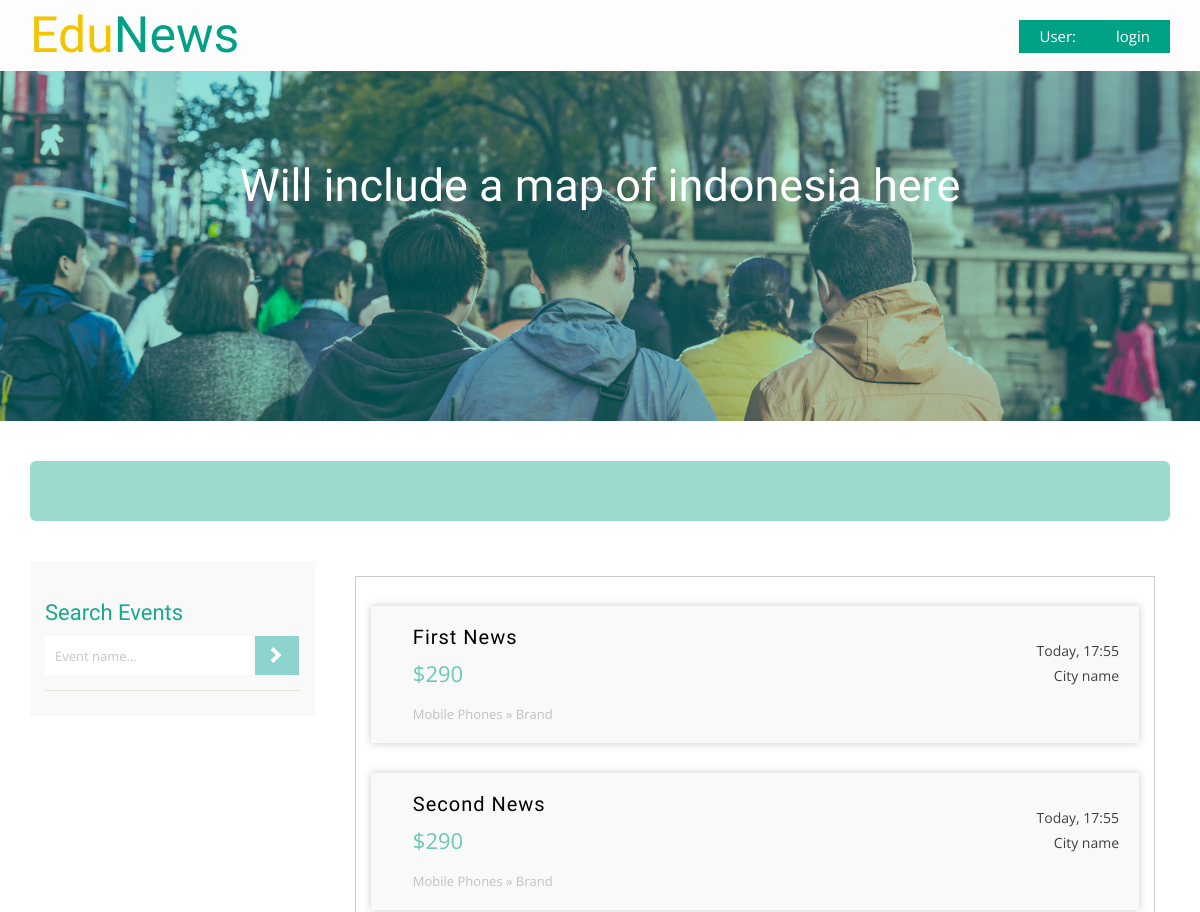
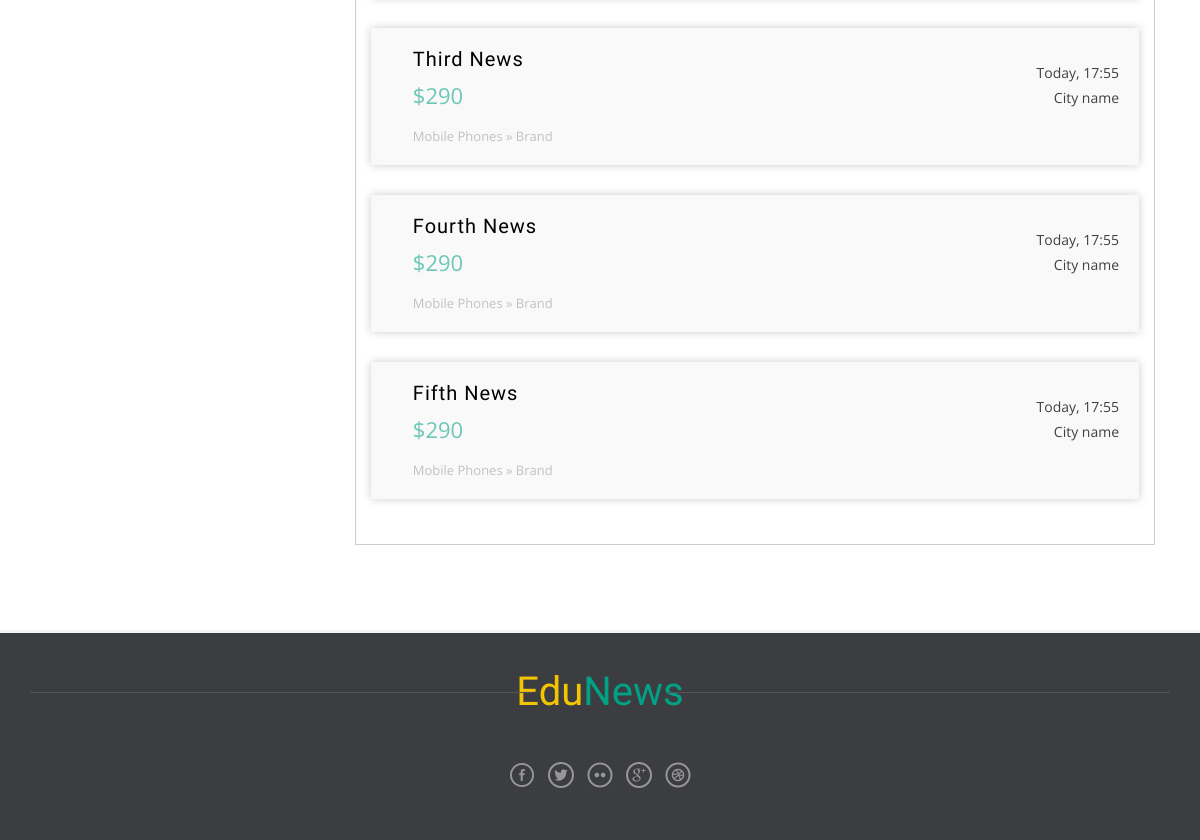
The app's page /news/?page=2, older data (2 pictures, top to bottom).
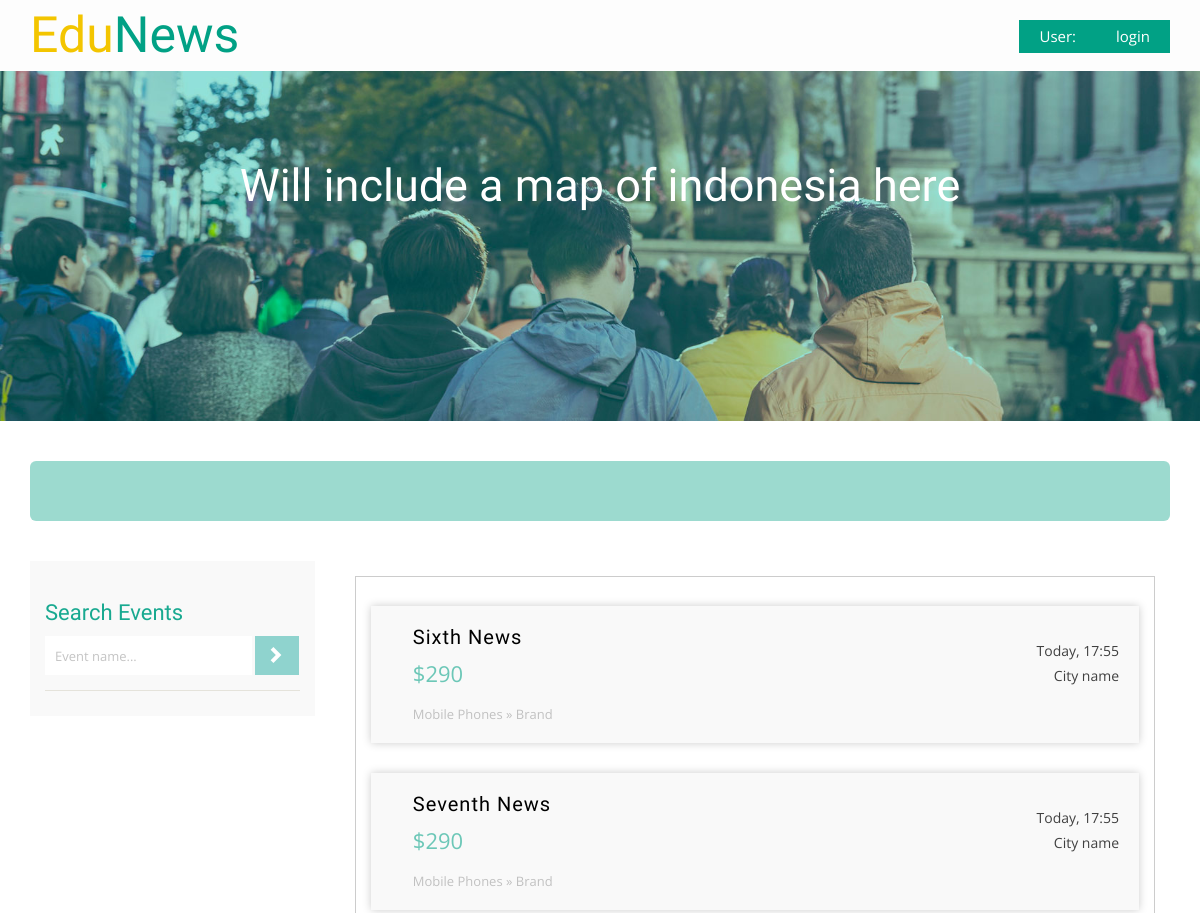
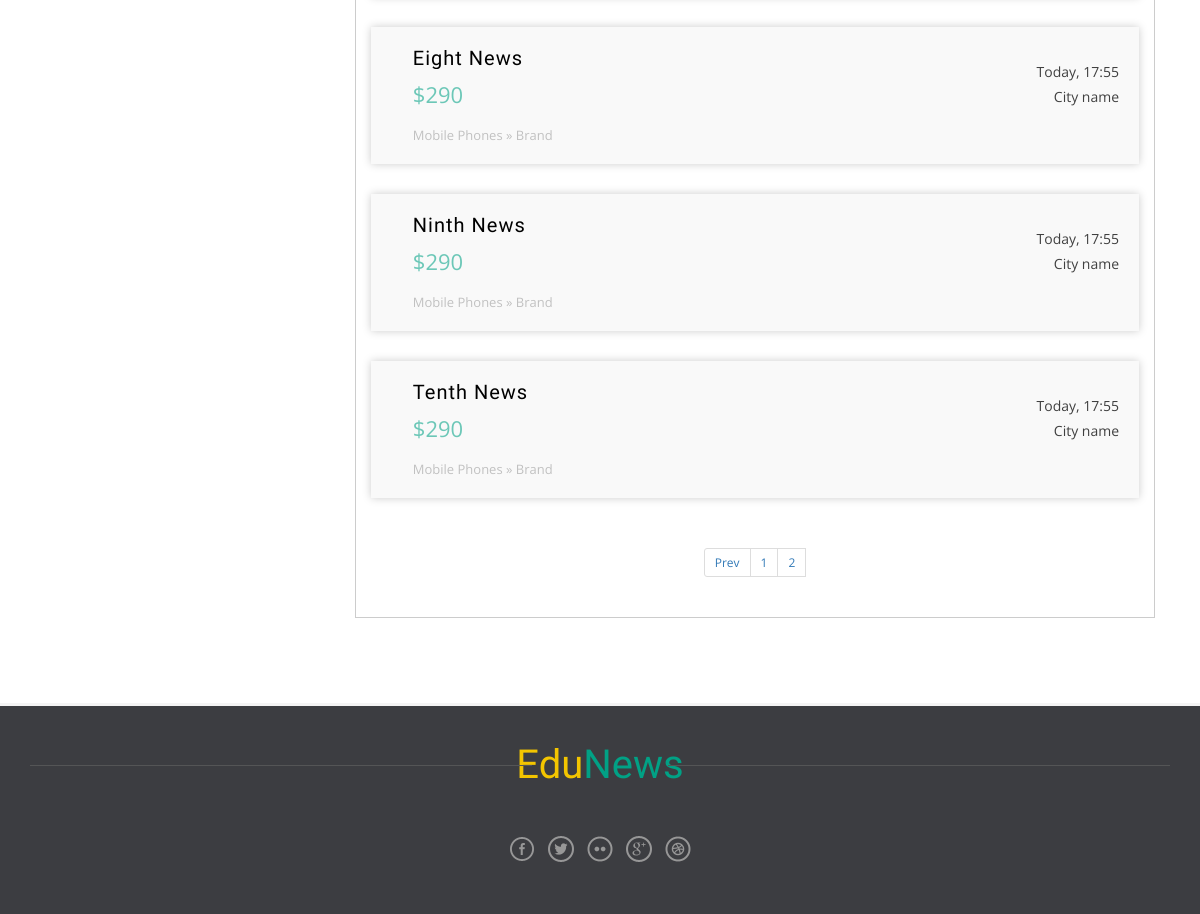
The same page, newer data (2 pictures, top to bottom).
### news/models.py (models this page shows, shortened)
class News(models.Model):
    title       =   models.CharField(max_length=120)
    description =   models.TextField(blank=True, null=True)
    slug        =   models.SlugField(blank=True, null=True)
    class Meta:
        verbose_name_plural = "news"

### news/views.py (the view)
# urls.py: path('', news_list, name='news_list'),
def news_list(request):
    queryset = News.objects.all()
    paginator = Paginator(queryset, 5)
    page_number = request.GET.get('page')
    queryset = paginator.get_page(page_number)
    context = {
       'object_list': queryset
    }
    return render(request, 'news_list.html', context)

### news/templates/news_list.html (shortened to what this page needs)
{% extends 'base.html' %}
{% block body %}
<div class="total-ads main-grid-border">
    <div class="container">
        <div class="select-box">
        </div>
        <div class="ads-grid">
            <div class="side-bar col-md-3">
                <div class="search-hotel">
                    <h3 class="sear-head">Search Events</h3>
                    <form>
                        <input type="text" value="Event name..." onfocus="this.value = '';" onblur="if (this.value == '') {this.value = 'Event name...';}" required="">
                        <input type="submit" value=" ">
                    </form>
                </div>
            </div>
            <div class="ads-display col-md-9">
                <div class="wrapper">
                    <div class="bs-example bs-example-tabs" role="tabpanel" data-example-id="togglable-tabs">
                        <div id="myTabContent" class="tab-content">
                            <div role="tabpanel" class="tab-pane fade in active" id="home" aria-labelledby="home-tab">
                                <div>
                                    <div id="container">
                                        <ul class="list">
                                            {% for object in object_list %}
                                                <a href="single.html">
                                                    <li>
                                                        <section class="list-left">
                                                            <h5 class="title">{{object.title}}</h5>
                                                            <span class="adprice">$290</span>
                                                            <p class="catpath">Mobile Phones » Brand</p>
                                                        </section>
                                                        <section class="list-right">
                                                            <span class="date">Today, 17:55</span>
                                                            <span class="cityname">City name</span>
                                                        </section>
                                                        <div class="clearfix"></div>
                                                    </li>
                                                </a>
                                            {% endfor %}
                                        </ul>
                                    </div>
                                </div>
                            </div>
                            <center>
                                {% if object_list.has_other_pages %}
                                    <ul class="pagination pagination-sm">
                                        {% if object_list.has_previous %}
                                            <li><a href="?page={{ object_list.previous_page_number }}">Prev</a></li>
                                        {% else %}
                                            <li class="disabled"></li>
                                        {% endif %}
                                        {% for pages in object_list.paginator.page_range %}
                                            {% if object_list.number == pages %}
                                                <li><a href="#">{{pages}}</a></li>
                                            {% else %}
                                                <li><a href="?page={{pages}}">{{pages}}</a></li>
                                            {% endif %}
                                        {% endfor %}
                                    </ul>
                                {% endif %}
                            </center>
                        </div>
                    </div>
                </div>
            </div>
        </div>
    </div>
</div>
{% endblock %}

### templates/base.html (shortened to what this page needs)
{% load static %}
<!DOCTYPE html>
<html>
<head>
<link rel="stylesheet" href="{% static 'css/bootstrap.min.css' %}">
<link rel="stylesheet" href="{% static 'css/bootstrap-select.css' %}">
<link href="{% static 'css/style.css' %}" rel="stylesheet" type="text/css" media="all" />
<link rel="stylesheet" href="{% static 'css/flexslider.css' %}" type="text/css" media="screen" />
<link rel="stylesheet" href="{% static 'css/font-awesome.min.css' %}" />
<link href="{% static 'css/jquery.uls.css' %}" rel="stylesheet"/>
<link href="{% static 'css/jquery.uls.grid.css' %}" rel="stylesheet"/>
<link href="{% static 'css/jquery.uls.lcd.css' %}" rel="stylesheet"/>
</head>
<body>
	<div class="header">
		<div class="container">
			<div class="logo">
				<a href="index.html"><span>Edu</span>News</a>
			</div>
			<div class="header-right">
			<a class="account" href="/accounts/logout">User: {{user.username}}</a>
			{% if user.username == '' %}
				<a class="account" href="/accounts/login">login</a>
			{% else %}
				<a class="account" href="/accounts/logout">logout</a>
			{% endif %}
			</div>
		</div>
	</div>
	<div class="main-banner banner text-center">
	  <div class="container">
			<h1>Will include a map of indonesia here</h1>
	  </div>
	</div>
			{% block body %}
			{% endblock body %}
		<footer>
			<div class="footer-bottom text-center">
			<div class="container">
				<div class="footer-logo">
					<a href="/news"><span>Edu</span>News</a>
				</div>
				<div class="footer-social-icons">
					<ul>
						<li><a class="facebook" href="#"><span>Facebook</span></a></li>
						<li><a class="twitter" href="#"><span>Twitter</span></a></li>
						<li><a class="flickr" href="#"><span>Flickr</span></a></li>
						<li><a class="googleplus" href="#"><span>Google+</span></a></li>
						<li><a class="dribbble" href="#"><span>Dribbble</span></a></li>
					</ul>
				</div>
			</div>
		</div>
		</footer>
</body>
</html>

Row changes from the older to the newer data that the page shows:
no longer on this page (row unchanged): News: title "First News"
no longer on this page (row unchanged): News: title "Second News"
no longer on this page (row unchanged): News: title "Third News"
no longer on this page (row unchanged): News: title "Fourth News"
no longer on this page (row unchanged): News: title "Fifth News"
added News: title "Sixth News"
added News: title "Seventh News"
added News: title "Eight News"
added News: title "Ninth News"
added News: title "Tenth News"
Text that changed along with them:
text now shown: "Prev"
new list line: "1"
new list line: "2"
